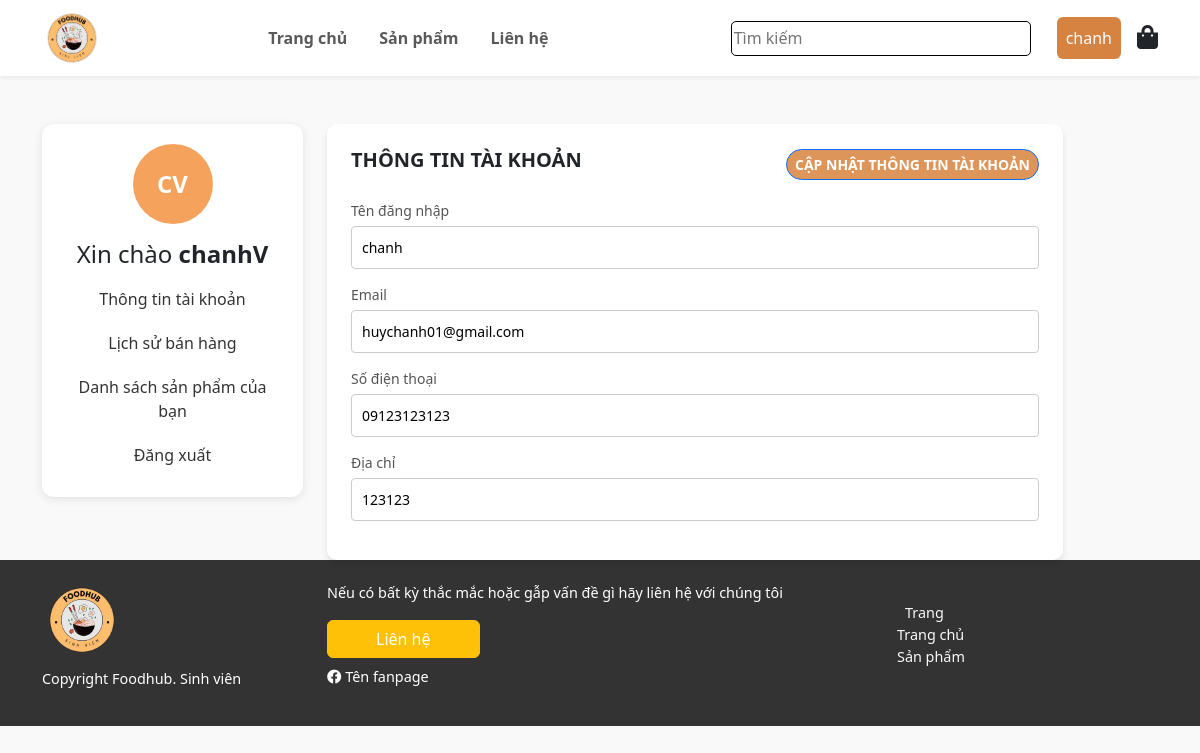
Page /index.php?act=account (signed in) on the committed database.
### tables this page shows
CREATE TABLE `user` (
  `id` int(11) NOT NULL,
  `username` varchar(255) NOT NULL,
  `email` varchar(255) DEFAULT NULL,
  `phone` varchar(255) DEFAULT NULL,
  `address` varchar(255) DEFAULT NULL,
  `role` int(11) NOT NULL,
  `password` varchar(255) NOT NULL
);

### models/Database.php (called while the page is built, shortened)
<?php
class Database
{
  private $servername = 'localhost';
  private $database = 'knlv';
  private $username = 'root';
  private $password = '';
  private $charset = "utf8mb4";
  private $pdo;
  public function __construct()
  {
    try {
      $dsn = "mysql:host=$this->servername;dbname=$this->database;charset=$this->charset";
      $this->pdo = new PDO($dsn, $this->username, $this->password);
      $this->pdo->setAttribute(PDO::ATTR_ERRMODE, PDO::ERRMODE_EXCEPTION);
    } catch (PDOException $e) {
      echo "Connection failed: " . $e->getMessage();
    }
  }
  public function query($sql, $params = []) {
    try {
        $stmt = $this->pdo->prepare($sql);
        $stmt->execute($params);
        return $stmt;
    } catch (PDOException $e) {
        throw new PDOException($e->getMessage());
    }
}
  public function getOne($sql,)
  {
    $param = array_slice(func_get_args(), 1);
    $stmt = $this->query($sql, $param);
    return $stmt->fetch(PDO::FETCH_ASSOC);
  }
}

### models/thongtintaikhoanModel.php (called while the page is built, shortened)
<?php
require "Database.php";
    class thongtintaikhoanModel {
        private $user ;
        function  __construct(){
            $this->user =new Database ;
        }
        function getUser($id){
            $sql ="SELECT * FROM user Where id=?";
            return $this->user->getOne($sql,$id);
        }
    }
?>

### views/thongtintaikhoan.php (the view, shortened to what this page needs)
<div class="container mt-5">
        <div class="row">
          <aside class="col-md-3">
            <div class="profile-sidebar">
                <div class="profile-avatar">CV</div>
                <h4 class="mt-3">Xin chào <strong>chanhV</strong></h4>
                <nav class="profile-menu">
                    <a href="index.php?act=account">Thông tin tài khoản</a>
                    <?php if($_SESSION['user']['role'] == 0): ?>
                    <a href="index.php?act=history">Lịch sử mua hàng</a>
                    <?php elseif($_SESSION['user']['role'] == 1):?>
                    <a href="index.php?act=history">Lịch sử bán hàng</a>
                    <a href="index.php?act=admin_product">Danh sách sản phẩm của bạn</a>
                    <?php endif; ?>
                    <a href="index.php?act=logout">Đăng xuất</a>
                </nav>
            </div>
        </aside>
            <div class="col-md-8 main-content">
                <form action="index.php?act=account" method="post" class="card p-4">
                    <div class="top-bar">
                        <h5 style="font-weight: bold;">THÔNG TIN TÀI KHOẢN</h5>
                        <button type="submit" name="submit" class="btn btn-primary btn-sm update-account-btn" >
                            CẬP NHẬT THÔNG TIN TÀI KHOẢN
                        </button>
                    </div>
                    <div class="form-group">
                        <label for="text">Tên đăng nhập</label>
                        <input type="text" id="username" name="username" value="<?= $profile['username'] ?? '' ?>" required>
                    </div>
                    <div class="form-group">
                        <label for="email">Email</label>
                        <input type="text" id="email" name="email" value="<?= $profile['email'] ?? '' ?>" required>
                    </div>
                    <div class="form-group">
                        <label for="sdt">Số điện thoại</label>
                        <input type="text" id="sdt" name="sdt" value="<?= $profile['phone'] ?? '' ?>" >
                    </div>
                    <div class="form-group">
                        <label for="address">Địa chỉ</label>
                        <input type="text" id="address" name="address" value="<?= $profile['address'] ?? '' ?>" >
                    </div>
                </form>
            </div>
        </div>
    </div>

### public/css/css.css (style rules this page uses)
.form-group { margin-bottom: 15px; }
.form-group label { display: block; font-size: 14px; color: #555; margin-bottom: 5px; }
.form-group input { width: 100%; padding: 10px; font-size: 14px; border: 1px solid #ccc; border-radius: 4px; outline: none; }
body { background-color: #f9f9f9; }
.form-group select, .form-group input, .form-group textarea { width: 100%; padding: 10px; font-size: 14px; border: 1px solid #ccc; border-radius: 4px; outline: none; }
.profile-sidebar { text-align: center; padding: 20px; background: #fff; border-radius: 12px; box-shadow: 0 2px 10px rgba(0, 0, 0, 0.1); }
.profile-avatar { width: 80px; height: 80px; background: #f5a25d; color: #fff; font-size: 24px; line-height: 80px; text-align: center; border-radius: 50%; margin: 0 auto; font-weight: bold; }
.profile-menu a { display: block; padding: 10px; font-weight: 500; color: #333; text-decoration: none; transition: 0.3s; }
.profile-avatar { width: 80px; height: 80px; background: #f5a25d; color: #fff; font-size: 24px; line-height: 80px; text-align: center; border-radius: 50%; margin: 0 auto; }
.card { background-color: white; border: none; border-radius: 10px; box-shadow: 0 4px 6px rgba(0, 0, 0, 0.1); }
.update-account-btn { background-color: #DE955A; color: white; font-weight: bold; border-radius: 25px; text-align: center; text-decoration: none; transition: background-color 0.3s ease; }
.top-bar { display: flex; justify-content: space-between; align-items: center; margin-bottom: 20px; }

### rows in the picture
user: username "chanh", email "huychanh01@gmail.com", sdt "09123123123", address "123123"

### other values in the picture
$_SESSION['user']['username'] "chanh"
